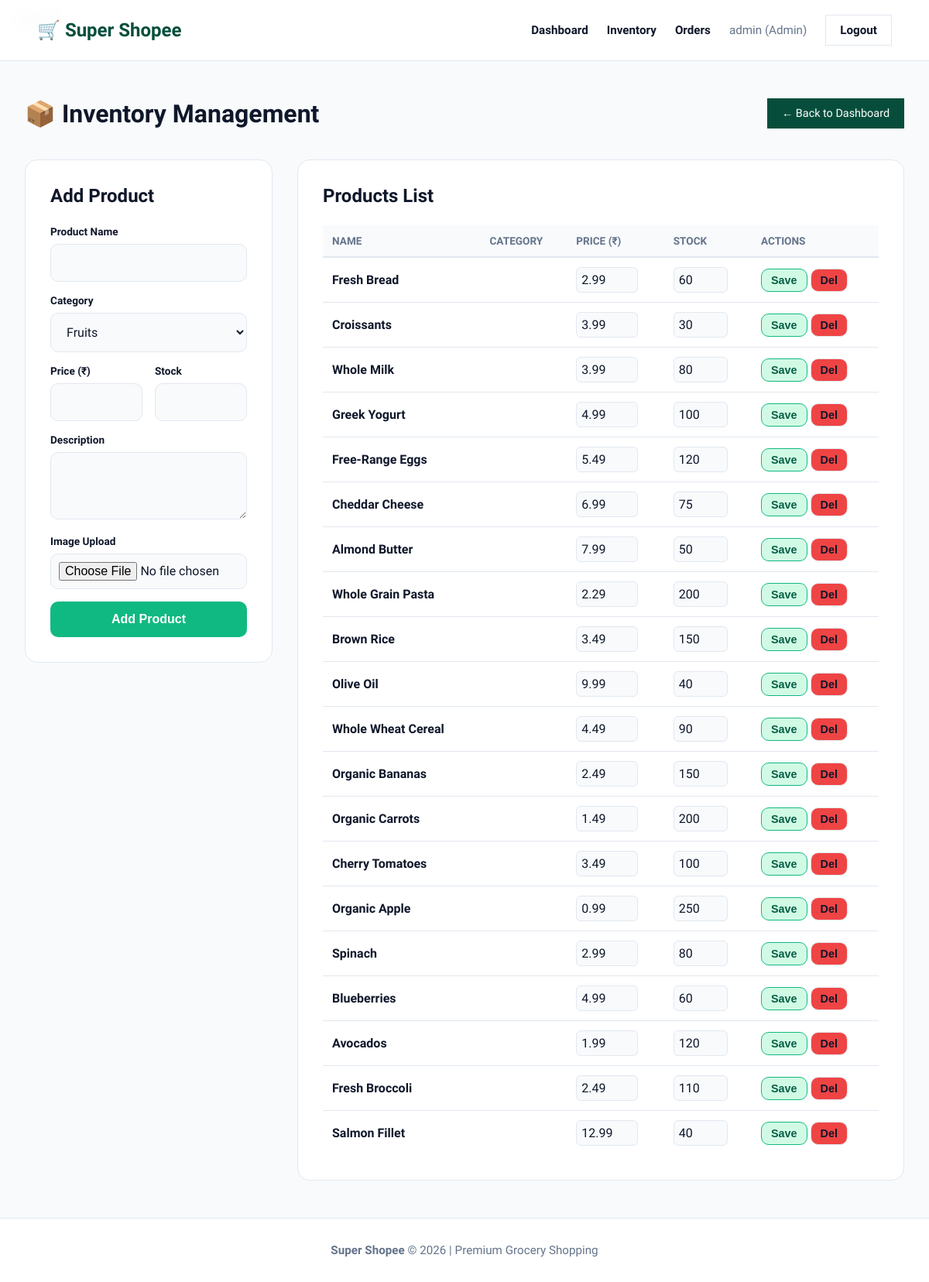
The page /admin/inventory (signed in) on the database as committed earlier.
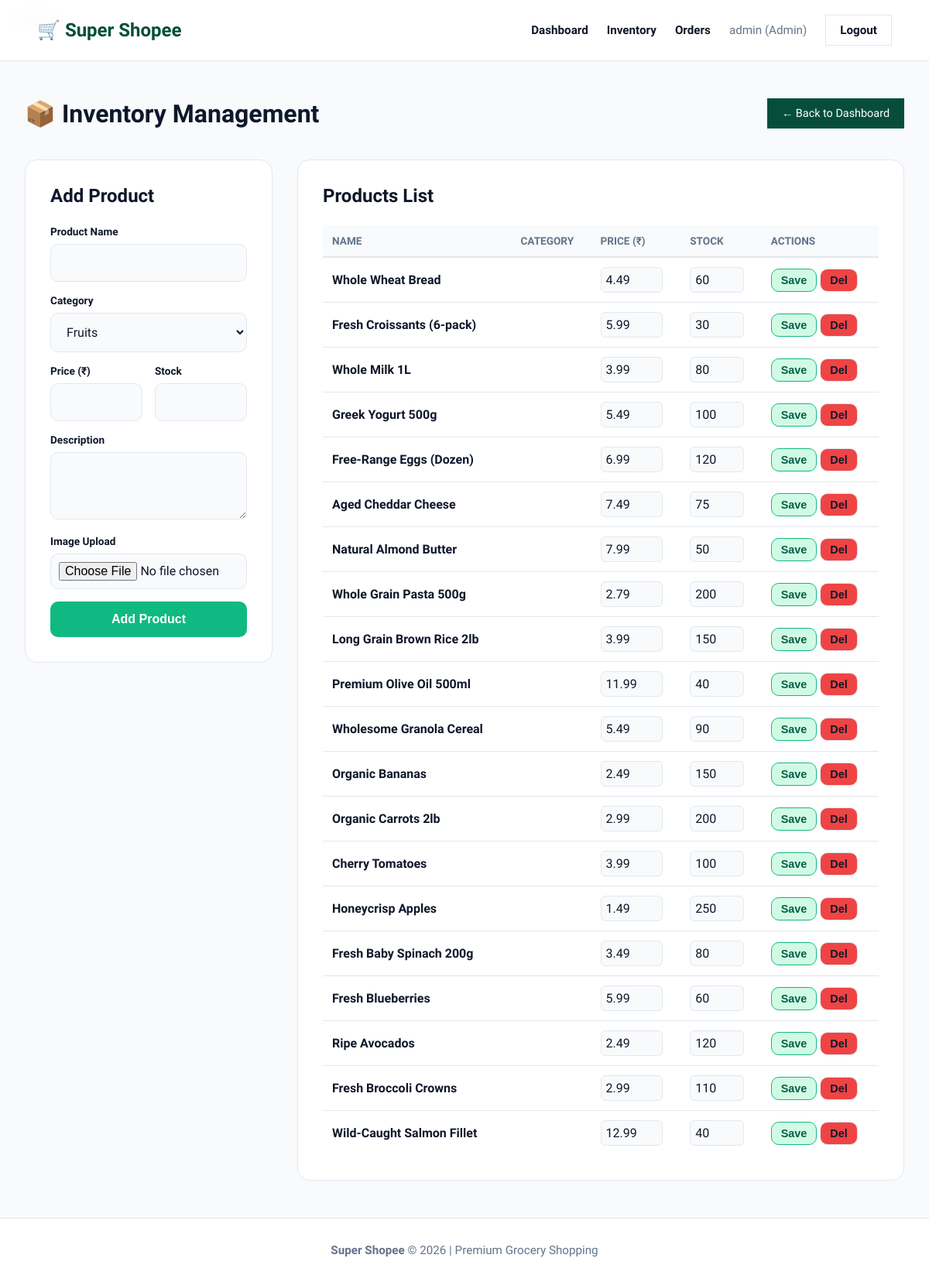
The same page on the database as committed later.
### tables this page shows
CREATE TABLE products(
                    id INTEGER PRIMARY KEY AUTOINCREMENT, 
                    name TEXT, 
                    category TEXT, 
                    price REAL, 
                    stock INTEGER,
                    img_url TEXT, 
                    description TEXT);

### app.py (the view)
@app.route("/admin/inventory")
def admin_inventory():
    if session.get("role") != 'Admin':
        return redirect("/")
    conn = get_db()
    products = conn.execute("SELECT * FROM products ORDER BY category").fetchall()
    conn.close()
    return render_template('inventory.html', products=products)

### app.py (called while the page is built)
def get_db():
    conn = sqlite3.connect(DB_PATH)
    conn.row_factory = sqlite3.Row
    return conn

### templates/inventory.html (shortened to what this page needs)
{% extends "layout.html" %}
{% block content %}
<div class="container">
    <div style="display: flex; justify-content: space-between; align-items: center; margin-bottom: 2.5rem;">
        <h1 style="margin: 0;">📦 Inventory Management</h1>
        <a href="/admin" class="btn-small" style="background: var(--primary); color: white; border-color: var(--primary);">← Back to Dashboard</a>
    </div>
    <div style="display: grid; grid-template-columns: 320px 1fr; gap: 2rem; align-items: start;">
        <div style="background: white; padding: 2rem; border-radius: 16px; border: 1px solid var(--border);">
            <h2 style="margin-top: 0; margin-bottom: 1.5rem;">Add Product</h2>
            <form method="POST" action="/admin/api/add-product" enctype="multipart/form-data">
                <label>Product Name</label>
                <input type="text" name="name" required style="margin-bottom: 1rem;">
                <label>Category</label>
                <select name="category" required style="margin-bottom: 1rem;">
                    <option>Fruits</option>
                </select>
                <div style="display: flex; gap: 1rem; margin-bottom: 1rem;">
                    <div style="flex: 1;">
                        <label>Price (₹)</label>
                        <input type="number" name="price" step="0.01" required style="margin-bottom: 0;">
                    </div>
                    <div style="flex: 1;">
                        <label>Stock</label>
                        <input type="number" name="stock" required style="margin-bottom: 0;">
                    </div>
                </div>
                <label>Description</label>
                <textarea name="description" rows="3" style="margin-bottom: 1rem;"></textarea>
                <label>Image Upload</label>
                <input type="file" name="image" accept="image/*" style="margin-bottom: 1rem; padding: 10px;">
                <button type="submit" class="btn" style="width: 100%;">Add Product</button>
            </form>
        </div>
        <div style="background: white; padding: 2rem; border-radius: 16px; border: 1px solid var(--border); overflow-x: auto;">
            <h2 style="margin-top: 0; margin-bottom: 1.5rem;">Products List</h2>
            <table style="width: 100%; min-width: 550px;">
                <thead>
                    <tr>
                        <th style="padding: 12px; border-bottom: 2px solid var(--border);">Name</th>
                        <th style="padding: 12px; border-bottom: 2px solid var(--border);">Category</th>
                        <th style="padding: 12px; border-bottom: 2px solid var(--border);">Price (₹)</th>
                        <th style="padding: 12px; border-bottom: 2px solid var(--border);">Stock</th>
                        <th style="padding: 12px; border-bottom: 2px solid var(--border);">Actions</th>
                    </tr>
                </thead>
                <tbody>
                    {% for product in products %}
                    <tr id="row-{{ product['id'] }}">
                        <td style="padding: 12px; font-weight: 600;">{{ product['name'] }}</td>
                        <td style="padding: 12px;"><span class="badge" style="background: #e2e8f0; color: #334155;">{{ product['category'] }}</span></td>
                        <td style="padding: 12px;">
                            <input type="number" step="0.01" id="price-{{ product['id'] }}" value="{{ product['price'] }}" style="width: 80px; padding: 6px; margin: 0; border: 1px solid var(--border); border-radius: 6px;">
                        </td>
                        <td style="padding: 12px;">
                            <input type="number" id="stock-{{ product['id'] }}" value="{{ product['stock'] }}" style="width: 70px; padding: 6px; margin: 0; border: 1px solid var(--border); border-radius: 6px;">
                        </td>
                        <td style="padding: 12px;">
                            <button onclick="saveProduct({{ product['id'] }}, this)" class="btn-small" style="background: #d1fae5; color: #065f46; border-color: #10b981; padding: 6px 12px;">Save</button>
                            <button onclick="deleteProduct({{ product['id'] }})" class="btn-small btn-danger" style="padding: 6px 12px;">Del</button>
                        </td>
                    </tr>
                    {% endfor %}
                </tbody>
            </table>
        </div>
    </div>
</div>
{% endblock %}

### templates/layout.html (shortened to what this page needs)
<!DOCTYPE html>
<html>
<head>
    <link rel="stylesheet" href="{{ url_for('static', filename='style.css') }}">
</head>
<body>
    {% if session.get('user') %}
    <nav class="main-nav">
        <div class="logo">🛒 Super Shopee</div>
        <div class="nav-links">
            {% if session.get('role') == 'Customer' %}
                <a href="/customer">Shop</a>
                <a href="/cart">Cart</a>
                <a href="/my-orders">My Orders</a>
                <span style="color: var(--text-muted); font-weight: 500; margin-left: 1rem;">Welcome, <strong style="color: var(--primary);">{{ session['user'] }}</strong></span>
            {% elif session.get('role') == 'Admin' %}
                <a href="/admin">Dashboard</a>
                <a href="/admin/inventory">Inventory</a>
                <a href="/admin/orders">Orders</a>
            {% endif %}
            <span style="color: var(--text-muted); font-weight: 500;">{{ session['user'] }} ({{ session['role'] }})</span>
            <a href="/logout" class="btn-small">Logout</a>
        </div>
    </nav>
    {% endif %}
    <div class="page-wrapper">
        {% block content %}{% endblock %}
    </div>
    <footer>
        <strong>Super Shopee</strong> &copy; 2026 | Premium Grocery Shopping
    </footer>
</body>
</html>

### static/style.css (style rules this page uses)
:root { --bg-page: #f8fafc; --surface: #ffffff; --text-main: #0f172a; --text-muted: #64748b; --border: #e2e8f0; --primary: #064e3b; --primary-hover: #065f46; --accent: #10b981; --accent-hover: #059669; --success: #059669; --danger: #ef4444; --shadow-sm: 0 1px 2px rgba(0,0,0,0.05); --shadow-md: 0 4px 6px rgba(0,0,0,0.1); --shadow-lg: 0 10px 15px rgba(0,0,0,0.1); --radius-md: 10px; --radius-lg: 16px; }
* { box-sizing: border-box; }
html, body { height: 100%; }
body { font-family: 'Plus Jakarta Sans', sans-serif; background: var(--bg-page); color: var(--text-main); margin: 0; display: flex; flex-direction: column; -webkit-font-smoothing: antialiased; }
.page-wrapper { flex: 1; }
.container { max-width: 1280px; margin: 0 auto; padding: 3rem 2rem; }
.main-nav { background: rgba(255,255,255,0.95); backdrop-filter: blur(10px); border-bottom: 1px solid var(--border); padding: 1.2rem 3rem; display: flex; justify-content: space-between; align-items: center; position: sticky; top: 0; z-index: 100; }
.logo { font-size: 1.5rem; font-weight: 800; color: var(--primary); }
.nav-links { display: flex; align-items: center; gap: 1.5rem; flex-wrap: wrap; }
.nav-links a, .nav-links span { font-size: 0.95rem; font-weight: 600; }
.nav-links a { color: var(--text-main); text-decoration: none; transition: color 0.2s; }
input, select, textarea { width: 100%; padding: 14px 16px; margin-bottom: 1.5rem; background: var(--bg-page); border: 1.5px solid var(--border); border-radius: var(--radius-md); font-family: inherit; color: var(--text-main); font-size: 1rem; transition: all 0.2s; }
label { display: block; font-size: 0.85rem; font-weight: 700; color: var(--text-main); margin-bottom: 8px; }
.btn, button { width: 100%; padding: 14px 24px; border: none; border-radius: var(--radius-md); font-weight: 700; font-size: 1rem; cursor: pointer; background: var(--accent); color: white; transition: all 0.2s; }
.btn-small { width: auto; padding: 10px 18px; font-size: 0.9rem; background: var(--surface); border: 1px solid var(--border); color: var(--text-main); text-decoration: none; display: inline-block; transition: all 0.2s; }
.btn-danger { background: var(--danger); }
table { width: 100%; border-collapse: collapse; background: white; }
th, td { padding: 1.25rem 1.5rem; text-align: left; border-bottom: 1px solid var(--border); }
th { background: var(--bg-page); color: var(--text-muted); font-weight: 700; font-size: 0.85rem; text-transform: uppercase; }
tr:last-child td { border-bottom: none; }
footer { text-align: center; padding: 2rem; color: var(--text-muted); font-size: 0.95rem; border-top: 1px solid var(--border); background: var(--surface); margin-top: auto; }

Rows that differ between the two databases and show on the page:
changed products: name "Fresh Bread" → "Whole Wheat Bread"; price "2.99" → "4.49"
changed products: name "Croissants" → "Fresh Croissants (6-pack)"; price "3.99" → "5.99"
changed products: name "Whole Milk" → "Whole Milk 1L"
changed products: name "Greek Yogurt" → "Greek Yogurt 500g"; price "4.99" → "5.49"
changed products: name "Free-Range Eggs" → "Free-Range Eggs (Dozen)"; price "5.49" → "6.99"
changed products: name "Cheddar Cheese" → "Aged Cheddar Cheese"; price "6.99" → "7.49"
changed products: name "Almond Butter" → "Natural Almond Butter"
changed products: name "Whole Grain Pasta" → "Whole Grain Pasta 500g"; price "2.29" → "2.79"
changed products: name "Brown Rice" → "Long Grain Brown Rice 2lb"; price "3.49" → "3.99"
changed products: name "Olive Oil" → "Premium Olive Oil 500ml"; price "9.99" → "11.99"
changed products: name "Whole Wheat Cereal" → "Wholesome Granola Cereal"; price "4.49" → "5.49"
changed products: name "Organic Carrots" → "Organic Carrots 2lb"; price "1.49" → "2.99"
changed products "Cherry Tomatoes": price "3.49" → "3.99"
changed products: name "Organic Apple" → "Honeycrisp Apples"; price "0.99" → "1.49"
changed products: name "Spinach" → "Fresh Baby Spinach 200g"; price "2.99" → "3.49"
changed products: name "Blueberries" → "Fresh Blueberries"; price "4.99" → "5.99"
changed products: name "Avocados" → "Ripe Avocados"; price "1.99" → "2.49"
changed products: name "Fresh Broccoli" → "Fresh Broccoli Crowns"; price "2.49" → "2.99"
changed products: name "Salmon Fillet" → "Wild-Caught Salmon Fillet"
